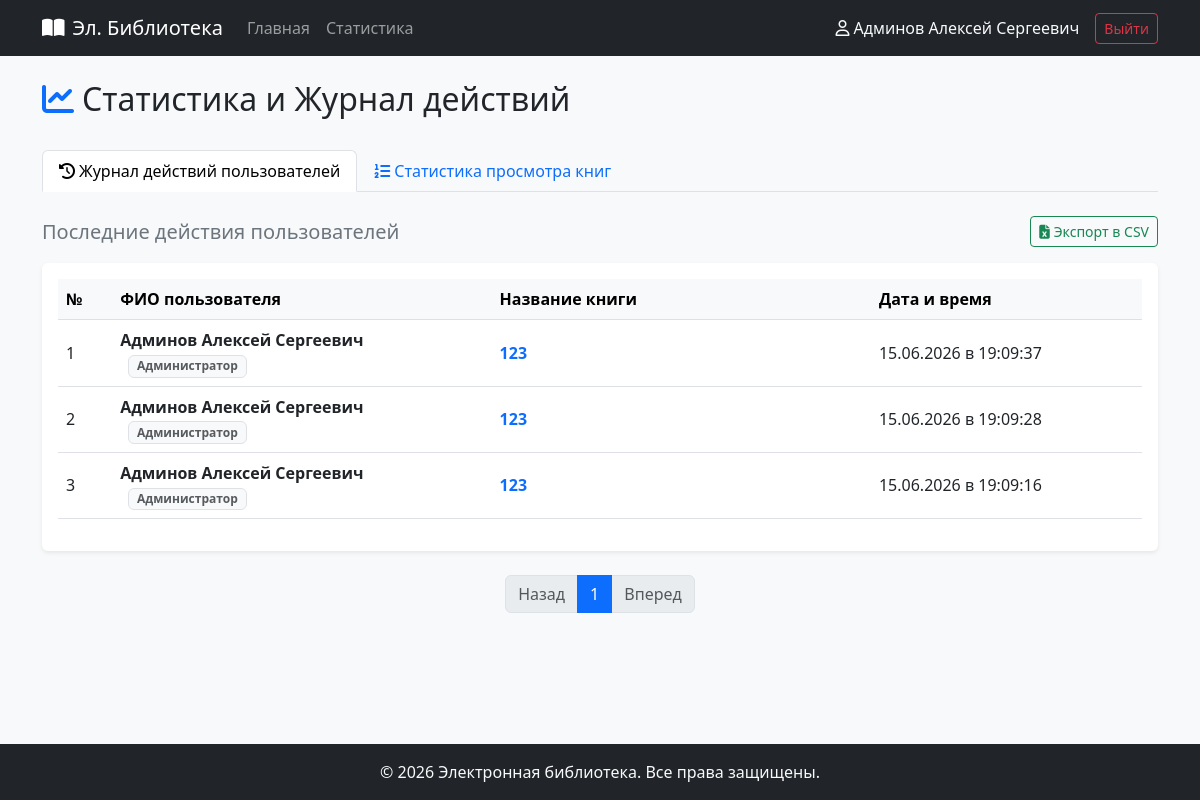
The app's page /admin/stats (signed in), older data.
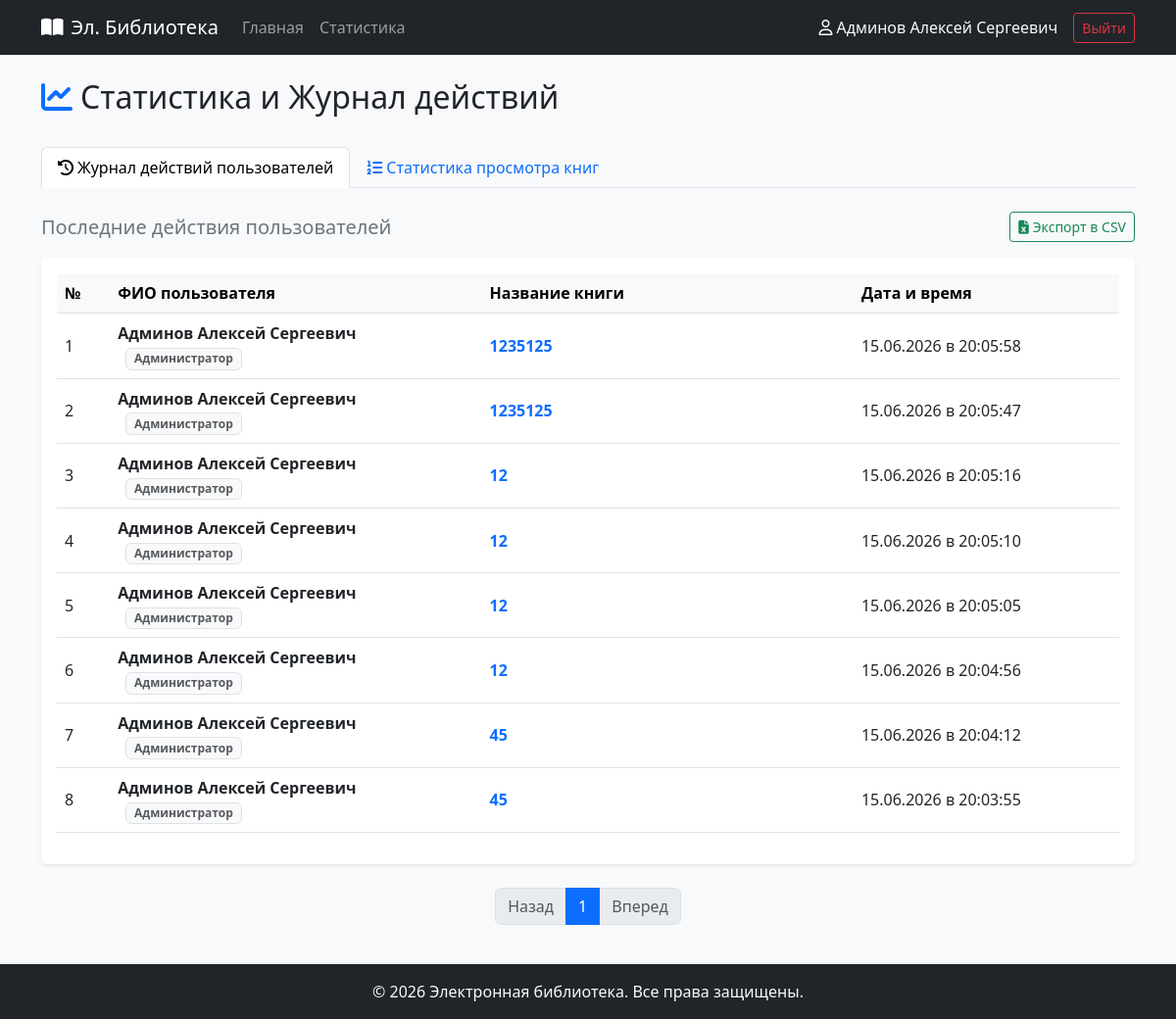
The same page, newer data.
### models.py (models this page shows, shortened)
class VisitLog(db.Model):
    __tablename__ = 'visit_logs'
    id = db.Column(db.Integer, primary_key=True)
    book_id = db.Column(db.Integer, db.ForeignKey('books.id', ondelete='CASCADE'), nullable=False)
    user_id = db.Column(db.Integer, db.ForeignKey('users.id', ondelete='CASCADE'), nullable=True)
    created_at = db.Column(db.DateTime, default=datetime.utcnow, nullable=False)
    user = db.relationship('User')

class User(db.Model, UserMixin):
    __tablename__ = 'users'
    id = db.Column(db.Integer, primary_key=True)
    login = db.Column(db.String(50), unique=True, nullable=False)
    password_hash = db.Column(db.String(255), nullable=False)
    last_name = db.Column(db.String(50), nullable=False)
    first_name = db.Column(db.String(50), nullable=False)
    middle_name = db.Column(db.String(50))
    role_id = db.Column(db.Integer, db.ForeignKey('roles.id'), nullable=False)
    role = db.relationship('Role', backref='users')
    @property
    def get_fio(self):
        if self.middle_name:
            return f"{self.last_name} {self.first_name} {self.middle_name}"
        return f"{self.last_name} {self.first_name}"
    @property
    def is_admin(self):
        return self.role.name == 'Администратор'

class Role(db.Model):
    __tablename__ = 'roles'
    id = db.Column(db.Integer, primary_key=True)
    name = db.Column(db.String(50), nullable=False)
    description = db.Column(db.Text, nullable=False)

class Book(db.Model):
    __tablename__ = 'books'
    id = db.Column(db.Integer, primary_key=True)
    title = db.Column(db.String(255), nullable=False)
    short_description = db.Column(db.Text, nullable=False)
    year = db.Column(db.Integer, nullable=False)
    publisher = db.Column(db.String(255), nullable=False)
    author = db.Column(db.String(255), nullable=False)
    pages_count = db.Column(db.Integer, nullable=False)
    genres = db.relationship('Genre', secondary=book_genre, backref=db.backref('books', lazy=True))
    cover = db.relationship('Cover', backref='book', uselist=False, cascade="all, delete-orphan")
    reviews = db.relationship('Review', backref='book', cascade="all, delete-orphan")
    visits = db.relationship('VisitLog', backref='book', cascade="all, delete-orphan")

### app.py (the view, shortened to what this page needs)
@app.route('/admin/stats')
@role_required('Администратор')
def admin_stats():
    active_tab = request.args.get('tab', 'journal')
    page_j = request.args.get('page_j', 1, type=int)
    page_s = request.args.get('page_s', 1, type=int)
    date_from_str = request.args.get('date_from', '')
    date_to_str = request.args.get('date_to', '')
    journal_pagination = VisitLog.query.order_by(VisitLog.created_at.desc()).paginate(page=page_j, per_page=10, error_out=False)
    stats_query = db.session.query(
        Book.title,
        func.count(VisitLog.id).label('view_count')
    ).join(VisitLog, Book.id == VisitLog.book_id)\
     .filter(VisitLog.user_id.isnot(None))
    if date_from_str:
        try:
            df = datetime.strptime(date_from_str, '%Y-%m-%d')
            stats_query = stats_query.filter(VisitLog.created_at >= df)
        except ValueError:
            pass
    stats_query = stats_query.group_by(Book.id).order_by(func.count(VisitLog.id).desc())
    stats_pagination = stats_query.paginate(page=page_s, per_page=10, error_out=False)
    return render_template('admin_stats.html',
                           active_tab=active_tab,
                           page_j=page_j,
                           page_s=page_s,
                           date_from=date_from_str,
                           date_to=date_to_str,
                           journal_pagination=journal_pagination,
                           stats_pagination=stats_pagination)

### app.py (called while the page is built)
@login_manager.user_loader
def load_user(user_id):
    return User.query.get(int(user_id))

def role_required(*role_names):
    def decorator(f):
        @wraps(f)
        def decorated_function(*args, **kwargs):
            if not current_user.is_authenticated:
                flash("Для выполнения данного действия необходимо пройти процедуру аутентификации.", "warning")
                return redirect(url_for('login', next=request.url))
            if current_user.role.name not in role_names:
                flash("У вас недостаточно прав для выполнения данного действия.", "danger")
                return redirect(url_for('index'))
            return f(*args, **kwargs)
        return decorated_function
    return decorator

### templates/admin_stats.html (shortened to what the changed rows need)
{% extends 'base.html' %}
{% block content %}
<div class="d-flex justify-content-between align-items-center mb-4">
    <h2><i class="fa-solid fa-chart-line text-primary me-2"></i>Статистика и Журнал действий</h2>
</div>
<div class="tab-content">
    {% if active_tab == 'journal' %}
        <div class="tab-pane fade show active" role="tabpanel">
            {% if journal_pagination.items %}
                <div class="table-responsive bg-white rounded shadow-sm p-3">
                    <table class="table table-hover align-middle">
                        <thead class="table-light text-secondary">
                            <tr>
                                <th scope="col" style="width: 5%;">№</th>
                                <th scope="col" style="width: 35%;">ФИО пользователя</th>
                                <th scope="col" style="width: 35%;">Название книги</th>
                                <th scope="col" style="width: 25%;">Дата и время</th>
                            </tr>
                        </thead>
                        <tbody>
                            {% for log in journal_pagination.items %}
                                <tr>
                                    <td>{{ (journal_pagination.page - 1) * journal_pagination.per_page + loop.index }}</td>
                                    <td>
                                        {% if log.user_id %}
                                            <span class="fw-bold text-dark">{{ log.user.get_fio }}</span>
                                            <span class="badge bg-light text-muted border ms-2">{{ log.user.role.name }}</span>
                                        {% else %}
                                            <span class="text-muted"><i class="fa-solid fa-user-slash me-1 text-secondary"></i>Неаутентифицированный пользователь</span>
                                        {% endif %}
                                    </td>
                                    <td>
                                        {% if log.book %}
                                            <a href="{{ url_for('view_book', book_id=log.book.id) }}" class="text-decoration-none fw-semibold">{{ log.book.title }}</a>
                                        {% else %}
                                            <span class="text-danger">Удаленная книга</span>
                                        {% endif %}
                                    </td>
                                    <td>{{ log.created_at.strftime('%d.%m.%Y в %H:%M:%S') }}</td>
                                </tr>
                            {% endfor %}
                        </tbody>
                    </table>
                </div>
                <nav class="mt-4" aria-label="Page navigation">
                    <ul class="pagination justify-content-center">
                        {% for page_num in journal_pagination.iter_pages(left_edge=1, right_edge=1, left_current=1, right_current=2) %}
                            {% if page_num %}
                                <li class="page-item {% if page_num == journal_pagination.page %}active{% endif %}">
                                    <a class="page-link" href="{{ url_for('admin_stats', tab='journal', page_j=page_num, page_s=page_s) }}">{{ page_num }}</a>
                                </li>
                            {% else %}
                                <li class="page-item disabled"><span class="page-link">...</span></li>
                            {% endif %}
                        {% endfor %}
                    </ul>
                </nav>
            {% else %}
                <div class="alert alert-light border text-center py-4">Журнал действий пуст.</div>
            {% endif %}
        </div>
    {% endif %}
</div>
{% endblock %}

Row changes from the older to the newer data that the page shows:
removed VisitLog: user "1", user.get_fio "Админов Алексей Сергеевич", user.role.name "Администратор", book "123", created_at "15.06.2026 в 19:09:37"
removed VisitLog: id "2", user.get_fio "Админов Алексей Сергеевич", user.role.name "Администратор", book "123", created_at "15.06.2026 в 19:09:28"
removed VisitLog: book "3", user.get_fio "Админов Алексей Сергеевич", user.role.name "Администратор", book "123", created_at "15.06.2026 в 19:09:16"
added VisitLog: user "1", user.get_fio "Админов Алексей Сергеевич", user.role.name "Администратор", book "1235125", created_at "15.06.2026 в 20:05:58"
added VisitLog: page "2", user.get_fio "Админов Алексей Сергеевич", user.role.name "Администратор", book "1235125", created_at "15.06.2026 в 20:05:47"
added VisitLog: page "3", user.get_fio "Админов Алексей Сергеевич", user.role.name "Администратор", book "12", created_at "15.06.2026 в 20:05:16"
added VisitLog: book "4", user.get_fio "Админов Алексей Сергеевич", user.role.name "Администратор", book "12", created_at "15.06.2026 в 20:05:10"
added VisitLog: page "5", user.get_fio "Админов Алексей Сергеевич", user.role.name "Администратор", book "12", created_at "15.06.2026 в 20:05:05"
added VisitLog: page "6", user.get_fio "Админов Алексей Сергеевич", user.role.name "Администратор", book "12", created_at "15.06.2026 в 20:04:56"
added VisitLog: page "7", user.get_fio "Админов Алексей Сергеевич", user.role.name "Администратор", book "45", created_at "15.06.2026 в 20:04:12"
added VisitLog: page "8", user.get_fio "Админов Алексей Сергеевич", user.role.name "Администратор", book "45", created_at "15.06.2026 в 20:03:55"
